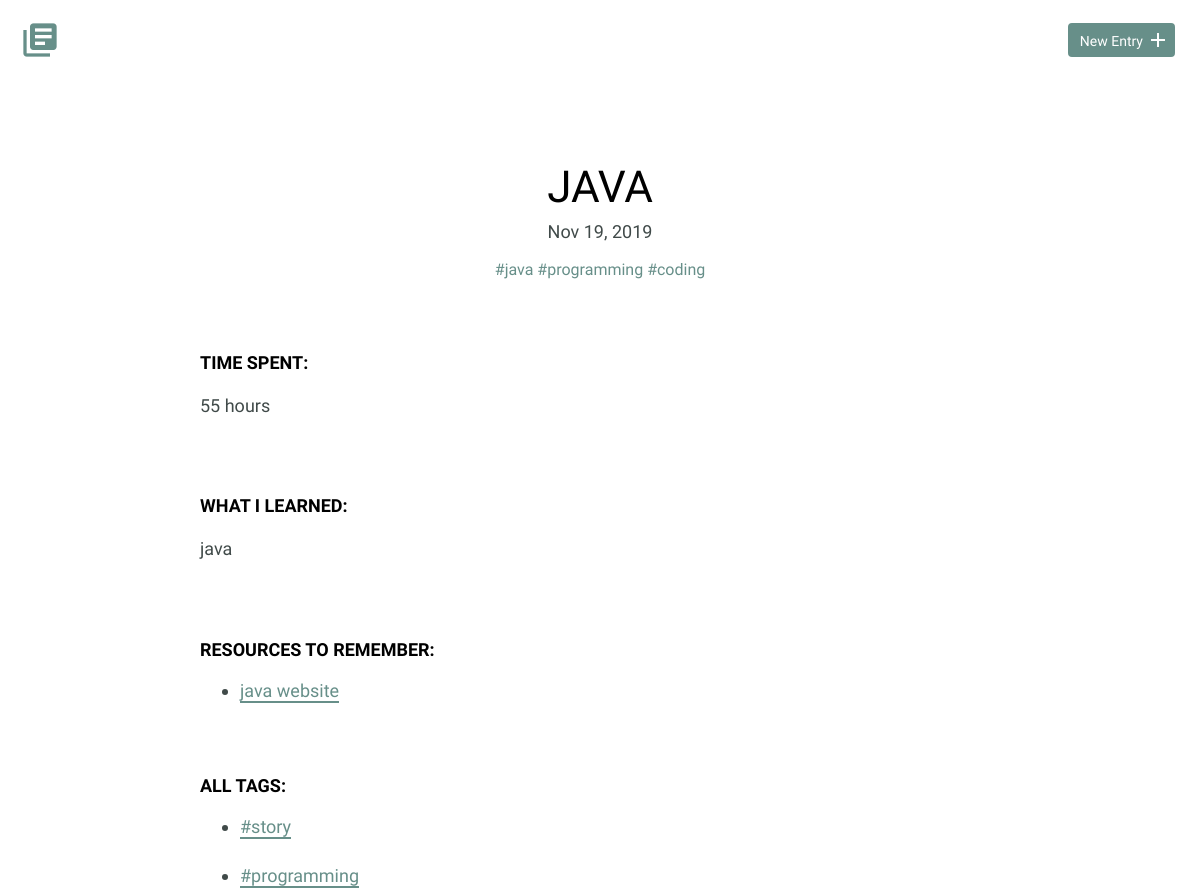
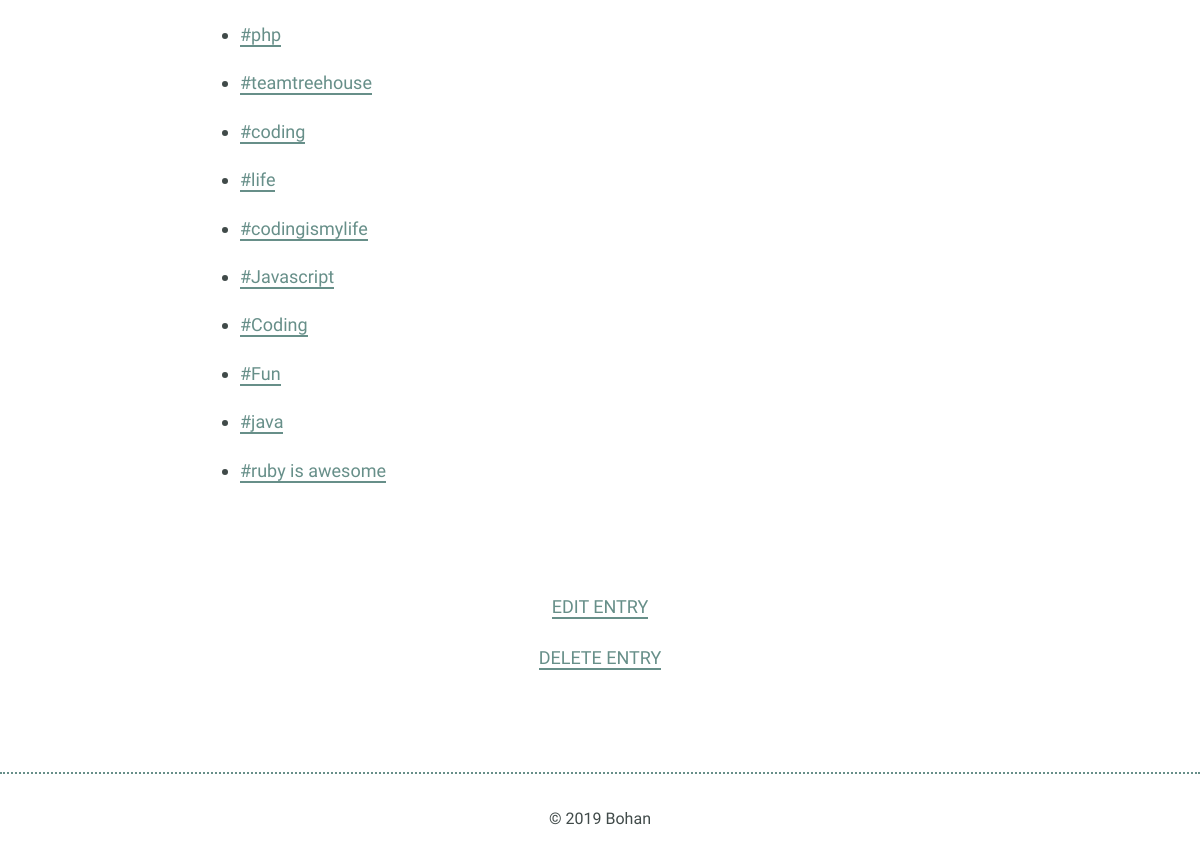
The app's page /detail.php?id=7 with its own data (2 pictures, top to bottom).
### tables this page shows
CREATE TABLE "entries" (
	`id`	INTEGER,
	`title`	TEXT,
	`date`	TEXT,
	`time_spent`	INTEGER,
	`learned`	BLOB,
	`resources`	BLOB,
	PRIMARY KEY(`id`)
);

### inc/db_fetch_detail.php (called while the page is built, shortened)
<?php
    function db_fetch_detail_no_tags(){
        try{
            include('db_connection.php');
            $id = filter_input(INPUT_GET, 'id', FILTER_SANITIZE_NUMBER_INT);
            $sql = "
                SELECT * FROM entries WHERE entries.id = ?
            ";
            $pdo = $db->prepare($sql);
            $pdo->bindValue(1, $id, PDO::PARAM_INT);
            $pdo->execute();
            $results = $pdo->fetch(PDO::FETCH_ASSOC);
            return $results;
        }catch(Exception $e){
            echo $e->getMessage();
        }
    }
?>

### inc/db_fetch.php (called while the page is built, shortened)
<?php
    function db_fetch_tags_under_same_entry($id){
        try{
            include('db_connection.php');
            $sql = "
                SELECT tags.tag_name FROM entries
                LEFT jOIN entries_tags ON entries.id = entry_id
                LEFT JOIN tags on tags.id = tag_id
                WHERE entry_id = ?;
            ";
            $pdo = $db->prepare($sql);
            $pdo->bindValue(1, $id, PDO::PARAM_INT);
            $pdo->execute();
            $results = $pdo->fetchAll(PDO::FETCH_ASSOC);
            return $results;
        }catch(Exception $e){
            echo $e->getMessage();
        }
    }
    function db_fetch_tags(){
        try{
            include('db_connection.php');
            $sql = "SELECT DISTINCT `tag_name` FROM `tags`";
            $pdo = $db->prepare($sql);
            $pdo->execute();
            $results = $pdo->fetchAll(PDO::FETCH_ASSOC);
            return $results;
        }catch(Exception $e){
            echo $e->getMessage();
        }
    }
?>

### detail.php (the view, shortened to what this page needs)
<!DOCTYPE html>
<html>
    <head>
        <link rel="stylesheet" href="css/normalize.css">
        <link rel="stylesheet" href="css/site.css">
    </head>
    <body>
        <?php
            include("header.php");
        ?>
        <section>
            <div class="container">
                <div class="entry-list single">
                    <?php
                        include('inc/db_fetch.php');
                        include('inc/db_fetch_detail.php');
                        $result = db_fetch_detail_no_tags();
                        $tags = db_fetch_tags();
                        echo
                        "<article>"
                        .   "<h1>$result[title]</h1>"
                            ."<time datetime=$result[date]>" . date_format(new DateTime($result['date']), 'M d, Y') . "</time>";
                            $entry_tags = db_fetch_tags_under_same_entry($result['id']);
                                foreach($entry_tags as $key_tag => $tag){
                                    if(!empty($tag['tag_name'])){
                                        echo "
                                                <span><a style='text-decoration:none;color:#678f89;' href='filtered.php?filter=$tag[tag_name]'>#$tag[tag_name]</a></span>
                                        ";
                                    }
                            }
                            echo "<div class='entry'>"
                                ."<h3>Time Spent: </h3>"
                                ."<p>$result[time_spent]</p>"
                            ."</div>"
                            ."<div class='entry'>"
                                ."<h3>What I Learned:</h3>"
                                ."<p>$result[learned]</p>"
                            ."</div>"
                            ."<div class='entry'>"
                                ."<h3>Resources to Remember:</h3>";
                                if(empty($result['resources'])){
                                    echo "<p>No resources to show!</p>";
                                }else{
                                    echo
                                    "<ul>"
                                        ."<li><a href=''>$result[resources]</a></li>"
                                    ."</ul>";
                                }
                            echo "</div>"
                        ."</article>";
                        echo "<h3>All Tags:</h3>";
                        foreach($tags as $tag){
                            if(!empty($tag['tag_name'])){
                                echo  "<ul>"
                                        ."<li><a href='filtered.php?filter=$tag[tag_name]'>#$tag[tag_name]</a></li>"
                                    ."</ul>";
                            }
                         }
                    ?>
                </div>
            </div>
            <div class="edit">
                <?php
                    echo "<p><a href='edit.php?id=$result[id]'>Edit Entry</a></p>";
                    echo "<p><a href='inc/db_delete.php?id=$result[id]'>Delete Entry</a></p>";
                ?>
            </div>
        </section>
        <?php
            include("footer.php");
        ?>
    </body>
</html>

### css/site.css (style rules this page uses)
body { font-size: 16px; color: #404a49; font-family: 'Cousine', serif; font-weight: 400; }
.container { margin: 0 auto; padding: 0 25px; }
h1, h2, h3 { margin: 0; font-weight: 400; line-height: 1em; color: #000; }
h1 { font-size: 44px; margin-bottom: 12px; }
h3 { font-size: 18px; font-family: 'Work Sans', serif; font-weight: 600; text-transform: uppercase; }
p { line-height: 1.8em; font-size: 18px; }
p a { border-bottom: 2px solid #678f89; padding: 0; color: #678f89; text-decoration: none; }
ul li { line-height: 1.8em; font-size: 18px; }
ul li a { border-bottom: 2px solid #678f89; line-height: 1.8em; color: #678f89; text-decoration: none; }
.entry-list, .edit-entry, .new-entry { max-width: 800px; margin: 0 auto; padding: 70px 0 150px 0; }
.entry-list article { margin-bottom: 70px; text-align: center; }
.entry-list.single { padding-bottom: 70px; }
.entry-list.single time { font-size: 18px; }
.entry { max-width: 800px; margin: 75px auto 0 auto; text-align: left; }
.entry p { margin-bottom: 40px; }
.edit { padding-bottom: 80px; text-align: center; margin: 0 auto; }
.edit a { font-weight: 400; text-transform: uppercase; font-size: 18px; }

### records on screen
entries: title "JAVA", date "Nov 19, 2019", time_spent "55 hours", learned "java", resources "java website"

### other values on screen
$tag[tag_name] "java"
$tag[tag_name] "programming"
$tag[tag_name] "coding"
$tag[tag_name] "story"
$tag[tag_name] "php"
$tag[tag_name] "teamtreehouse"
$tag[tag_name] "life"
$tag[tag_name] "codingismylife"
$tag[tag_name] "Javascript"
$tag[tag_name] "Coding"
$tag[tag_name] "Fun"
$tag[tag_name] "ruby is awesome"
